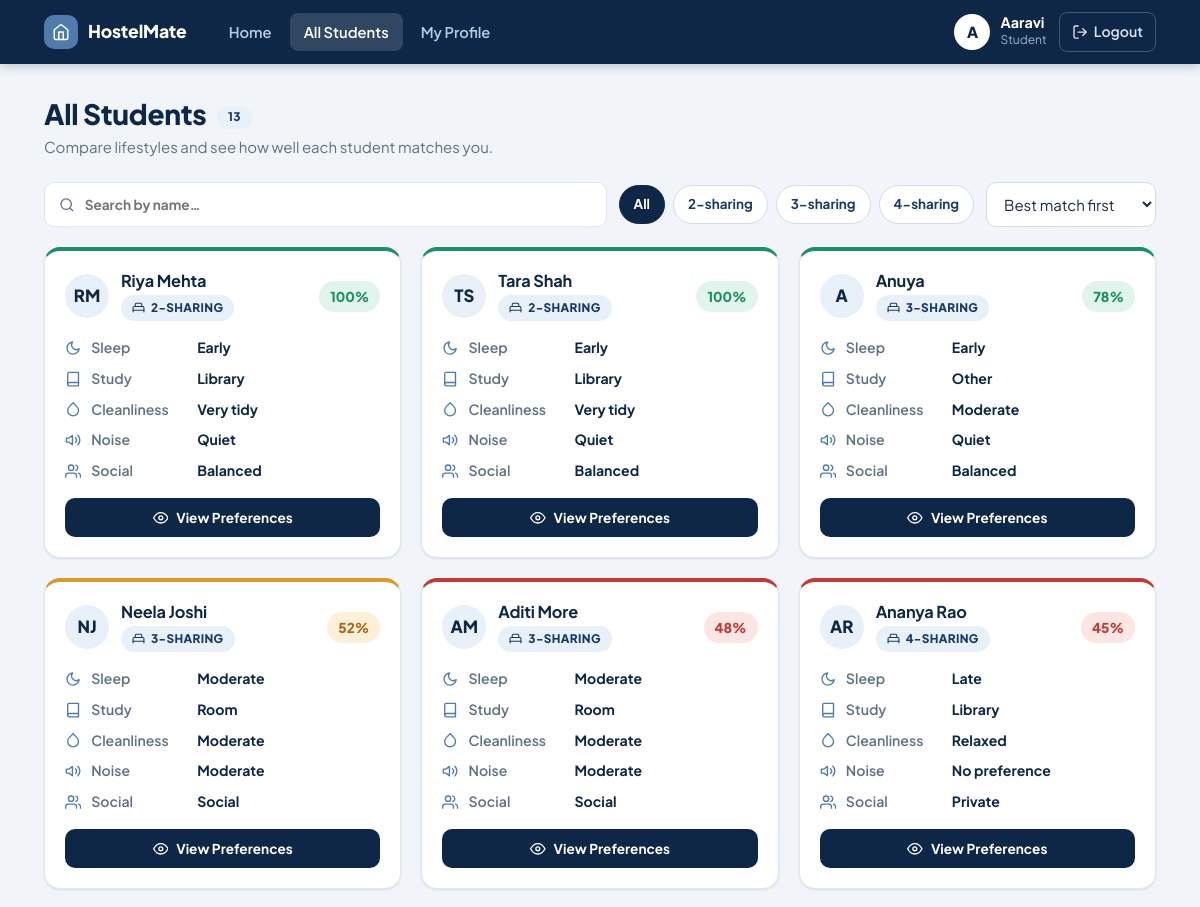
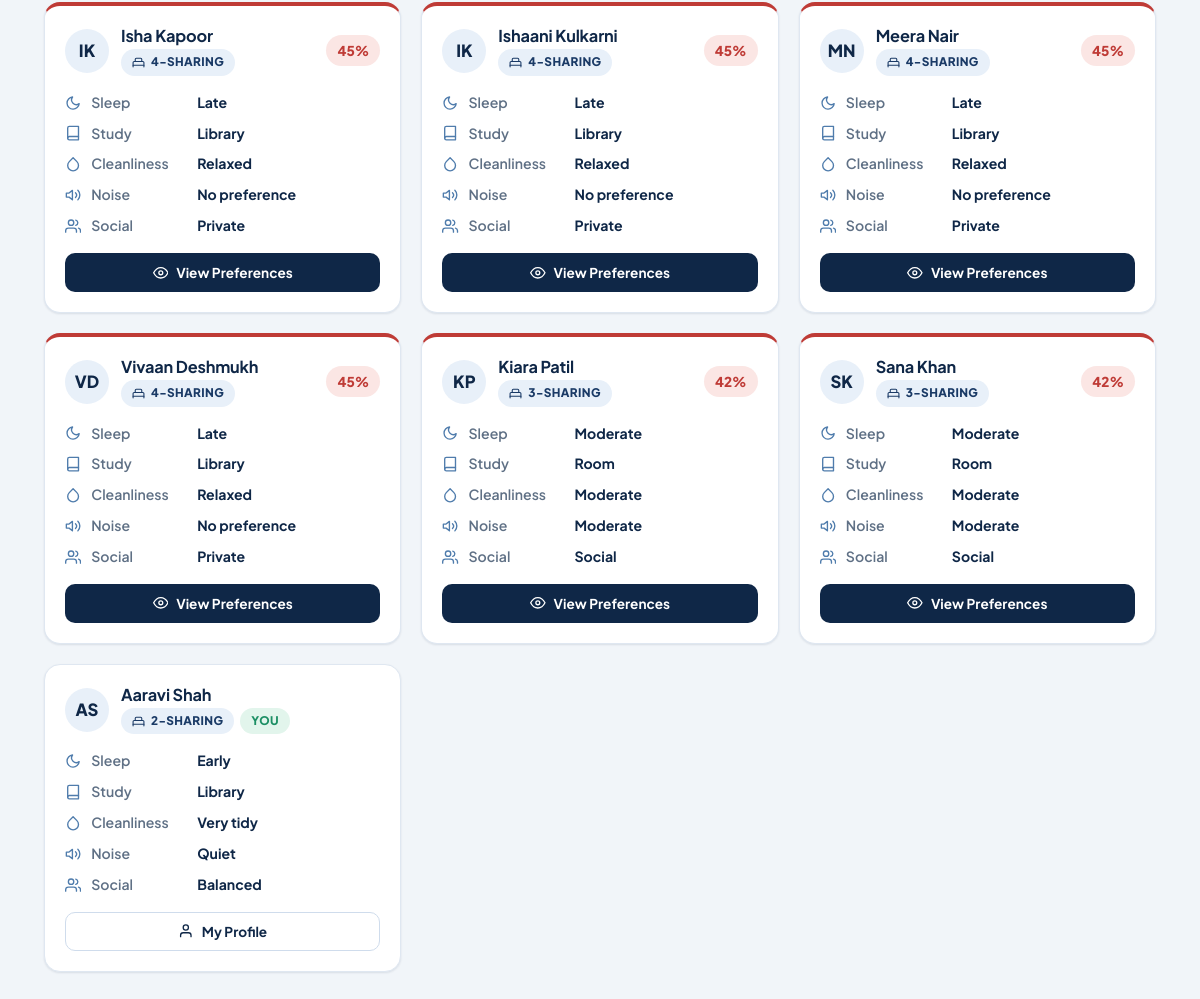
Page /students (signed in) on the committed database (2 pictures, top to bottom).
### tables this page shows
CREATE TABLE students (
            id INTEGER PRIMARY KEY AUTOINCREMENT,
            name TEXT NOT NULL,
            sleep_schedule TEXT NOT NULL,
            wake_schedule TEXT NOT NULL,
            study_habits TEXT NOT NULL,
            cleanliness TEXT NOT NULL,
            noise_tolerance TEXT NOT NULL,
            social_preference TEXT NOT NULL,
            guest_frequency TEXT NOT NULL,
            food_preference TEXT NOT NULL,
            study_hours TEXT NOT NULL,
            sleeping_environment TEXT NOT NULL,
            room_size TEXT NOT NULL,            -- '2', '3', or '4'
            preferred_roommates TEXT DEFAULT ''  -- comma-separated student ids
        , user_id INTEGER, age INTEGER, branch TEXT, phone TEXT, email TEXT, language_preference TEXT, mother_tongue TEXT, religion TEXT);

### app.py (the view)
@app.route("/students")
@login_required
def students():
    all_students = db.get_all_students()
    me = None
    scores = {}
    if session.get("role") == "student":
        me = db.get_student_by_user_id(session["user_id"])
        if me:
            scores = {s["id"]: score for s, score in ranked_matches(me, all_students)}
    return render_template(
        "students.html",
        students=all_students,
        scores=scores,
        my_id=me["id"] if me else None,
        has_profile=me is not None,
    )

### app.py (called while the page is built)
@app.context_processor
def inject_globals():
    pending = db.is_allocation_locked() and not db.has_allocation()
    return {"labels": FIELD_LABELS, "allocation_pending": pending}

@app.template_filter("initials")
def initials(name):
    parts = (name or "?").split()
    return "".join(p[0] for p in parts[:2]).upper()

@app.before_request
def csrf_protect():
    if request.method == "POST":
        sent = request.form.get("_csrf", "")
        expected = session.get("_csrf", "")
        if not expected or not hmac.compare_digest(sent, expected):
            abort(400)

def login_required(view):
    @wraps(view)
    def wrapped(*args, **kwargs):
        if "user_id" not in session:
            flash("Please log in to continue.", "error")
            return redirect(url_for("login"))
        return view(*args, **kwargs)
    return wrapped

def ranked_matches(me, others):
    scored = [
        (s, matching.compute_compatibility(me, s))
        for s in others if s["id"] != me["id"]
    ]
    return sorted(scored, key=lambda pair: -pair[1])

### db.py (called while the page is built)
def get_connection():
    conn = sqlite3.connect(DB_NAME)
    conn.row_factory = sqlite3.Row
    conn.execute("PRAGMA foreign_keys = ON")
    return conn

def get_all_students():
    conn = get_connection()
    rows = conn.execute(
        """
        SELECT *
        FROM students
        ORDER BY id
        """
    ).fetchall()
    conn.close()
    return rows

def get_student_by_user_id(user_id):
    conn = get_connection()
    row = conn.execute(
        """
        SELECT *
        FROM students
        WHERE user_id = ?
        """,
        (user_id,)
    ).fetchone()
    conn.close()
    return row

def is_allocation_locked():
    conn = get_connection()
    row = conn.execute(
        """
        SELECT setting_value
        FROM app_settings
        WHERE setting_name = 'allocation_locked'
        """
    ).fetchone()
    conn.close()
    if row is None:
        return False
    return row["setting_value"] == "1"

### matching.py (called while the page is built)
def _attribute_score(field, val_a, val_b):
    if val_a == val_b:
        return 1.0
    if val_a in NEUTRAL_VALUES or val_b in NEUTRAL_VALUES:
        return 1.0
    scale = ORDINAL_SCALES.get(field)
    if scale:
        try:
            distance = abs(scale.index(val_a) - scale.index(val_b))
            return 1.0 - distance / (len(scale) - 1)
        except ValueError:
            return 0.0
    return 0.0

def is_mutual_preference(a, b):
    return str(b["id"]) in _preferred_ids(a) and str(a["id"]) in _preferred_ids(b)

### templates/students.html (shortened to what this page needs)
{% extends "base.html" %}
{% from "_macros.html" import icon, tone %}
{% set is_admin = session.get("role") == "admin" %}
{% block content %}
<div class="page-head">
    <div>
        <h1>{{ 'Students' if is_admin else 'All Students' }}
            <span class="badge" style="vertical-align:middle;margin-left:6px">{{ students|length }}</span></h1>
        <p>{% if is_admin %}Everyone who has registered. Open a profile for full details.{% else %}Compare lifestyles and see how well each student matches you.{% endif %}</p>
    </div>
</div>
{% if students %}
<div class="toolbar">
    <label class="search-box" for="search">
        {{ icon('search') }}
        <input type="text" id="search" placeholder="Search by name…" autocomplete="off">
    </label>
    <div class="filter-chips" id="size-filter" aria-label="Filter by room sharing">
        <button type="button" class="chip active" data-size="all">All</button>
        <button type="button" class="chip" data-size="2">2-sharing</button>
        <button type="button" class="chip" data-size="3">3-sharing</button>
        <button type="button" class="chip" data-size="4">4-sharing</button>
    </div>
    <select id="sort" class="sort-select" aria-label="Sort students">
        {% if scores %}<option value="match">Best match first</option>{% endif %}
    </select>
</div>
<div class="grid grid-3" id="student-grid">
    {% for s in students %}
    {% set score = scores.get(s.id) if scores else none %}
    <article class="card student-card {{ tone(score) if score is not none }}"
             data-name="{{ s.name|lower }}" data-size="{{ s.room_size }}"
             data-score="{{ score if score is not none else -1 }}" data-id="{{ s.id }}">
        <div class="student-card-head">
            <span class="avatar avatar-md">{{ s.name|initials }}</span>
            <div class="grow">
                <h3>{{ s.name }}</h3>
                <div class="sub">
                    <span class="badge">{{ icon('bed') }} {{ s.room_size }}-SHARING</span>
                    {% if s.id == my_id %}<span class="badge badge-success">YOU</span>{% endif %}
                </div>
            </div>
            {% if score is not none %}<span class="score-pill">{{ score }}%</span>{% endif %}
        </div>
        <div class="mini-prefs">
            <div class="mini-pref">{{ icon('moon') }}<span class="k">Sleep</span><span class="v">{{ s.sleep_schedule }}</span></div>
            <div class="mini-pref">{{ icon('book') }}<span class="k">Study</span><span class="v">{{ s.study_habits }}</span></div>
            <div class="mini-pref">{{ icon('clean') }}<span class="k">Cleanliness</span><span class="v">{{ s.cleanliness }}</span></div>
            <div class="mini-pref">{{ icon('noise') }}<span class="k">Noise</span><span class="v">{{ s.noise_tolerance }}</span></div>
            <div class="mini-pref">{{ icon('users') }}<span class="k">Social</span><span class="v">{{ s.social_preference }}</span></div>
        </div>
        {% if is_admin %}
            <a class="btn btn-outline btn-sm" href="{{ url_for('admin_student_profile', student_id=s.id) }}">{{ icon('eye') }} View Full Profile</a>
        {% elif s.id == my_id %}
            <a class="btn btn-outline btn-sm" href="{{ url_for('student_profile') }}">{{ icon('user') }} My Profile</a>
        {% else %}
            <a class="btn btn-sm" href="{{ url_for('student_view_profile', student_id=s.id) }}">{{ icon('eye') }} View Preferences</a>
        {% endif %}
    </article>
    {% endfor %}
</div>
{% else %}
    <div class="card empty">
        <span class="chip-icon">{{ icon('users') }}</span>
        <h2>No students yet</h2>
        <p>Students appear here once they've created an account and filled in their profile.</p>
    </div>
{% endif %}
{% endblock %}

### templates/base.html (shortened to what this page needs)
{% from "_macros.html" import icon %}
<!DOCTYPE html>
<html lang="en">
<head>
    <link rel="stylesheet" href="{{ url_for('static', filename='style.css') }}">
</head>
<body>
{% block layout %}
    {% if session.get("user_id") %}
    {% set role = session.get("role") %}
    {% set ep = request.endpoint %}
    <header class="navbar">
        <div class="navbar-inner">
            <a class="brand" href="{{ url_for('index') }}">
                <span class="brand-mark">{{ icon('home', 18) }}</span>
                HostelMate
            </a>
            <nav class="nav-links" aria-label="Main">
                {% if role == "student" %}
                    <a href="{{ url_for('student_home') }}" class="{{ 'active' if ep == 'student_home' }}">Home</a>
                    <a href="{{ url_for('students') }}" class="{{ 'active' if ep in ('students', 'student_view_profile') }}">All Students</a>
                    <a href="{{ url_for('student_profile') }}" class="{{ 'active' if ep in ('student_profile', 'register') }}">My Profile</a>
                {% endif %}
            </nav>
            <div class="nav-user">
                <div class="nav-user-info">
                    <span class="avatar">{{ session.get("username", "?")|initials }}</span>
                    <div>
                        <div class="nav-user-name">{{ session.get("username") }}</div>
                        <div class="nav-user-role">{{ role|capitalize }}</div>
                    </div>
                </div>
                <a class="nav-logout" href="{{ url_for('logout') }}">{{ icon('logout') }} Logout</a>
            </div>
        </div>
    </header>
    {% endif %}
    <main class="container">
        {% block content %}{% endblock %}
    </main>
{% endblock %}
</body>
</html>

### templates/_macros.html (shortened to what this page needs)
{% macro icon(name, size=none) -%}
<svg class="icon" xmlns="http://www.w3.org/2000/svg" viewBox="0 0 24 24" fill="none" stroke="currentColor" stroke-width="2" stroke-linecap="round" stroke-linejoin="round" aria-hidden="true"{% if size %} width="{{ size }}" height="{{ size }}" style="width:{{ size }}px;height:{{ size }}px"{% endif %}>{{ paths[name]|safe }}</svg>
{%- endmacro %}
{% macro tone(pct) -%}
{{ 'tone-high' if pct >= 75 else ('tone-mid' if pct >= 50 else 'tone-low') }}
{%- endmacro %}

### rows in the picture
students: name|initials "AS", name "Aaravi Shah", room_size "2", shows "YOU", sleep_schedule "Early", study_habits "Library", cleanliness "Very tidy", noise_tolerance "Quiet", social_preference "Balanced"
students: name|initials "RM", name "Riya Mehta", room_size "2", score "100", sleep_schedule "Early", study_habits "Library", cleanliness "Very tidy", noise_tolerance "Quiet", social_preference "Balanced"
students: name|initials "KP", name "Kiara Patil", room_size "3", score "42", sleep_schedule "Moderate", study_habits "Room", cleanliness "Moderate", noise_tolerance "Moderate", social_preference "Social"
students: name|initials "SK", name "Sana Khan", room_size "3", score "42", sleep_schedule "Moderate", study_habits "Room", cleanliness "Moderate", noise_tolerance "Moderate", social_preference "Social"
students: name|initials "NJ", name "Neela Joshi", room_size "3", score "52", sleep_schedule "Moderate", study_habits "Room", cleanliness "Moderate", noise_tolerance "Moderate", social_preference "Social"
students: name|initials "AR", name "Ananya Rao", room_size "4", score "45", sleep_schedule "Late", study_habits "Library", cleanliness "Relaxed", noise_tolerance "No preference", social_preference "Private"
students: name|initials "IK", name "Ishaani Kulkarni", room_size "4", score "45", sleep_schedule "Late", study_habits "Library", cleanliness "Relaxed", noise_tolerance "No preference", social_preference "Private"
students: name|initials "MN", name "Meera Nair", room_size "4", score "45", sleep_schedule "Late", study_habits "Library", cleanliness "Relaxed", noise_tolerance "No preference", social_preference "Private"
students: name|initials "VD", name "Vivaan Deshmukh", room_size "4", score "45", sleep_schedule "Late", study_habits "Library", cleanliness "Relaxed", noise_tolerance "No preference", social_preference "Private"
students: name|initials "TS", name "Tara Shah", room_size "2", score "100", sleep_schedule "Early", study_habits "Library", cleanliness "Very tidy", noise_tolerance "Quiet", social_preference "Balanced"
students: name|initials "AM", name "Aditi More", room_size "3", score "48", sleep_schedule "Moderate", study_habits "Room", cleanliness "Moderate", noise_tolerance "Moderate", social_preference "Social"
students: name|initials "IK", name "Isha Kapoor", room_size "4", score "45", sleep_schedule "Late", study_habits "Library", cleanliness "Relaxed", noise_tolerance "No preference", social_preference "Private"
students: name|initials "A", name "Anuya", room_size "3", score "78", sleep_schedule "Early", study_habits "Other", cleanliness "Moderate", noise_tolerance "Quiet", social_preference "Balanced"

### other values in the picture
{{ session.get("username", "?")|initials }} "A"
{{ session.get("username") }} "Aaravi"
{{ role|capitalize }} "Student"
{{ 'Students' if is_admin else 'All Students' }} "All Students"
{{ students|length }} "13"
